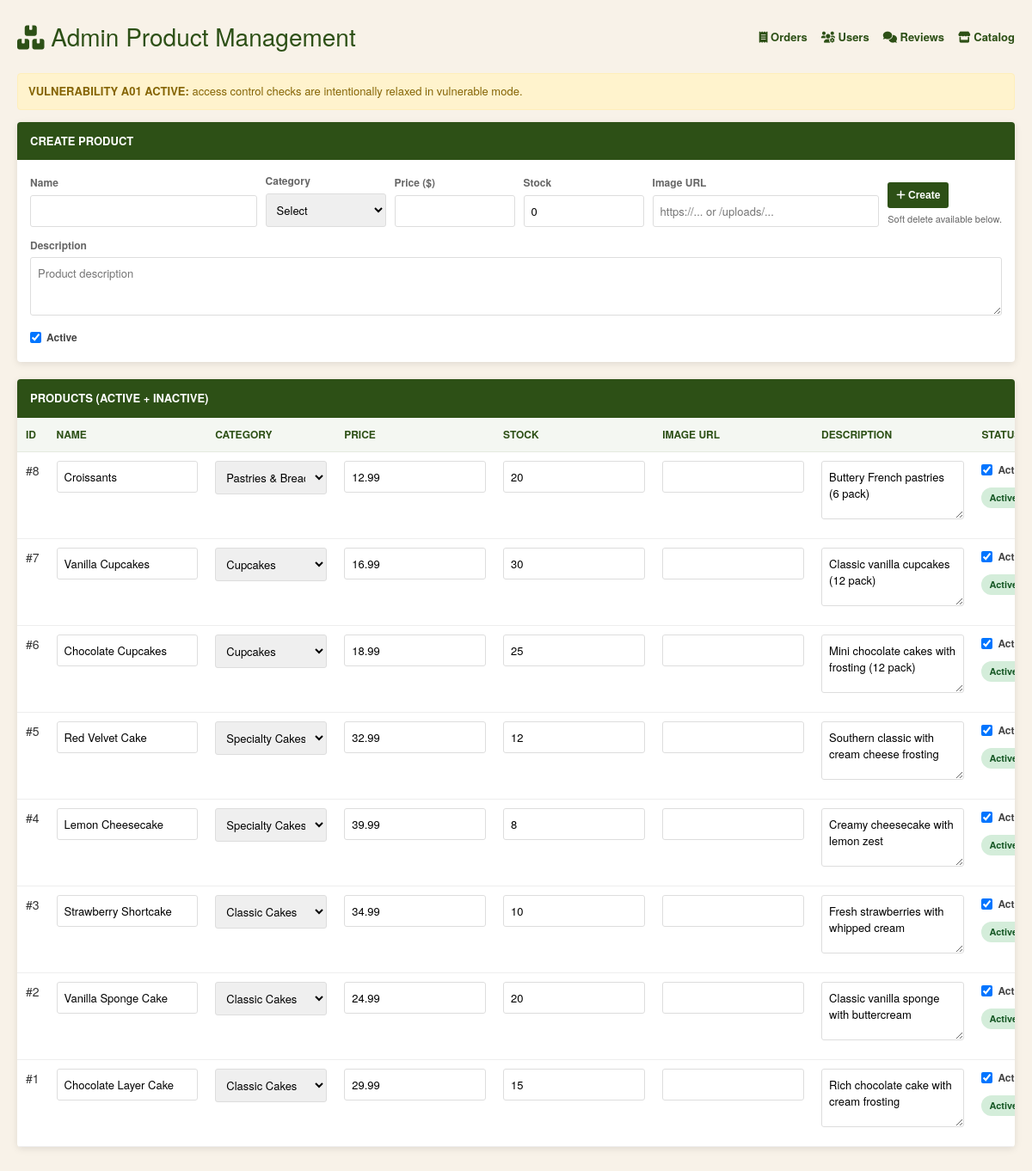
/pages/admin/products.php, run on the app's committed database.
### tables this page shows
CREATE TABLE products (
    id INT PRIMARY KEY AUTO_INCREMENT,
    category_id INT NOT NULL,
    name VARCHAR(255) NOT NULL,
    description TEXT,
    price DECIMAL(10, 2) NOT NULL,
    image_url VARCHAR(255),
    stock_quantity INT DEFAULT 0,
    is_active BOOLEAN DEFAULT TRUE,
    created_at TIMESTAMP DEFAULT CURRENT_TIMESTAMP,
    updated_at TIMESTAMP DEFAULT CURRENT_TIMESTAMP ON UPDATE CURRENT_TIMESTAMP,
    FOREIGN KEY (category_id) REFERENCES categories(id),
    INDEX idx_category (category_id),
    INDEX idx_active (is_active),
    FULLTEXT INDEX ft_name_description (name, description)
);

CREATE TABLE categories (
    id INT PRIMARY KEY AUTO_INCREMENT,
    name VARCHAR(100) NOT NULL,
    description TEXT,
    image_url VARCHAR(255),
    is_active BOOLEAN DEFAULT TRUE,
    display_order INT DEFAULT 0,
    created_at TIMESTAMP DEFAULT CURRENT_TIMESTAMP,
    updated_at TIMESTAMP DEFAULT CURRENT_TIMESTAMP ON UPDATE CURRENT_TIMESTAMP,
    INDEX idx_active (is_active)
);

### config/config.php (called while the page is built, shortened)
<?php
$envPath = dirname(__DIR__) . '/.env';
function performSafetyChecks()
{
    $appMode = getenv('APP_MODE') ?: 'vulnerable';
    $appUrl = getenv('APP_URL') ?: '';
    $dbHost = getenv('DB_HOST') ?: 'localhost';
    return $appMode;
}
$config = [
    'app_name' => getenv('APP_NAME') ?: 'Cake Shop Training Lab',
    'app_mode' => performSafetyChecks(),
    'app_debug' => (getenv('APP_DEBUG') === 'true'),
    'app_url' => getenv('APP_URL') ?: 'http://localhost:8000',
    'db' => [
        'host' => getenv('DB_HOST') ?: 'localhost',
        'port' => (int)(getenv('DB_PORT') ?: 3306),
        'user' => getenv('DB_USER') ?: 'cake_shop',
        'password' => getenv('DB_PASSWORD') ?: '',
        'name' => getenv('DB_NAME') ?: 'cake_shop_v2',
    ],
    'security' => [
        'session_lifetime' => (int)(getenv('SESSION_LIFETIME') ?: 3600),
        'csrf_token_length' => (int)(getenv('CSRF_TOKEN_LENGTH') ?: 32),
        'max_login_attempts' => (int)(getenv('MAX_LOGIN_ATTEMPTS') ?: 5),
        'lockout_duration' => (int)(getenv('LOCKOUT_DURATION') ?: 900),
    ],
    'vulnerabilities' => [
        'sql_injection' => (getenv('VULN_SQL_INJECTION') === 'true'),
        'access_control' => (getenv('VULN_ACCESS_CONTROL') === 'true'),
        'weak_auth' => (getenv('VULN_WEAK_AUTH') === 'true'),
        'insecure_upload' => (getenv('VULN_INSECURE_UPLOAD') === 'true'),
        'os_command_injection' => (getenv('VULN_OS_COMMAND_INJECTION') === 'true'),
        'misconfiguration' => (getenv('VULN_MISCONFIGURATION') === 'true'),
        'broken_auth' => (getenv('VULN_BROKEN_AUTH') === 'true'),
        'session_issues' => (getenv('VULN_SESSION_ISSUES') === 'true'),
        'integrity_failures' => (getenv('VULN_INTEGRITY_FAILURES') === 'true'),
        'logging_failures' => (getenv('VULN_LOGGING_FAILURES') === 'true'),
        'ssrf' => (getenv('VULN_SSRF') === 'true'),
        'review_injection' => (getenv('VULN_REVIEW_INJECTION') === 'true'),
    ],
];
function isVulnerable($vulnerabilityName)
{
    global $config;
    return $config['app_mode'] === 'vulnerable' &&
           $config['vulnerabilities'][$vulnerabilityName] ?? false;
}
return $config;

### src/Services/Database.php (called while the page is built, shortened)
<?php
class Database
{
    private static $instance = null;
    private $pdo = null;
    private $config = [];
    private function __construct($config)
    {
        $this->config = $config;
    }
    public static function getInstance($config = null)
    {
        if (self::$instance === null) {
            self::$instance = new self($config);
        }
        return self::$instance;
    }
    private function connect()
    {
        $dbConfig = $this->config['db'];
        $dsn = sprintf(
            'mysql:host=%s;port=%d;dbname=%s;charset=utf8mb4',
            $dbConfig['host'],
            $dbConfig['port'],
            $dbConfig['name']
        );
        try {
            $this->pdo = new \PDO(
                $dsn,
                $dbConfig['user'],
                $dbConfig['password'],
                [
                    \PDO::ATTR_ERRMODE => \PDO::ERRMODE_EXCEPTION,
                    \PDO::ATTR_DEFAULT_FETCH_MODE => \PDO::FETCH_ASSOC,
                    \PDO::ATTR_EMULATE_PREPARES => false,
                ]
            );
        } catch (\PDOException $e) {
            throw new \RuntimeException("Database connection failed: " . $e->getMessage());
        }
    }
    public function query($sql, $params = [])
    {
        $stmt = $this->pdo->prepare($sql);
        $stmt->execute($params);
        return $stmt;
    }
    public function queryAll($sql, $params = [])
    {
        return $this->query($sql, $params)->fetchAll();
    }
}

### src/Services/ProductService.php (called while the page is built, shortened)
<?php
class ProductService
{
    private $db;
    public function __construct($config)
    {
        $this->db = Database::getInstance($config);
    }
    public function getAllCategories()
    {
        $sql = "SELECT id, name, description, image_url FROM categories
                WHERE is_active = TRUE
                ORDER BY display_order ASC, name ASC";
        return $this->db->queryAll($sql);
    }
    public function getAllProductsForAdmin($limit = 300, $offset = 0, $includeInactive = true)
    {
        $limit = (int)$limit;
        $offset = (int)$offset;
        $sql = "SELECT p.id, p.category_id, p.name, p.description, p.price, p.image_url,
                       p.stock_quantity, p.is_active, p.created_at, p.updated_at,
                       c.name as category_name
                FROM products p
                LEFT JOIN categories c ON p.category_id = c.id";
        $sql .= " ORDER BY p.updated_at DESC, p.id DESC LIMIT $limit OFFSET $offset";
        return $this->db->queryAll($sql);
    }
}

### public/pages/admin/products.php (the view, shortened to what this page needs)
<?php
if (!isset($config)) {
    $config = require_once dirname(__DIR__, 3) . '/config/config.php';
}
$productService = new ProductService($config);
$categories = $productService->getAllCategories();
$products = $productService->getAllProductsForAdmin(500, 0, true);
?><!DOCTYPE html>
<html lang="en">
<head>
    <link rel="stylesheet" href="https://cdnjs.cloudflare.com/ajax/libs/font-awesome/6.0.0/css/all.min.css">
</head>
<body>
<div class="container">
    <div class="header">
        <h1><i class="fas fa-boxes"></i> Admin Product Management</h1>
        <div class="links">
            <a href="/pages/admin/orders.php"><i class="fas fa-receipt"></i> Orders</a>
            <a href="/pages/admin/users.php"><i class="fas fa-users-cog"></i> Users</a>
            <a href="/pages/admin/reviews.php"><i class="fas fa-comments"></i> Reviews</a>
            <a href="/catalog"><i class="fas fa-store"></i> Catalog</a>
        </div>
    </div>
    <?php if (function_exists('isVulnerable') && isVulnerable('access_control')): ?>
    <div class="notice">
        <strong>VULNERABILITY A01 ACTIVE:</strong> access control checks are intentionally relaxed in vulnerable mode.
    </div>
    <?php endif; ?>
    <div class="card">
        <div class="card-header">Create Product</div>
        <div class="card-body">
            <form method="POST" action="">
                <div class="create-grid">
                    <div>
                        <label for="create_name">Name</label>
                        <input id="create_name" type="text" name="name" required maxlength="255">
                    </div>
                    <div>
                        <label for="create_category">Category</label>
                        <select id="create_category" name="category_id" required>
                            <option value="">Select</option>
                        </select>
                    </div>
                    <div>
                        <label for="create_price">Price ($)</label>
                        <input id="create_price" type="number" step="0.01" min="0" name="price" required>
                    </div>
                    <div>
                        <label for="create_stock">Stock</label>
                        <input id="create_stock" type="number" min="0" name="stock_quantity" value="0" required>
                    </div>
                    <div>
                        <label for="create_image_url">Image URL</label>
                        <input id="create_image_url" type="text" name="image_url" maxlength="255" placeholder="https://... or /uploads/...">
                    </div>
                    <div>
                        <button type="submit" class="btn btn-create"><i class="fas fa-plus"></i> Create</button>
                        <span class="small">Soft delete available below.</span>
                    </div>
                </div>
                <div style="margin-top: 12px;">
                    <label for="create_description">Description</label>
                    <textarea id="create_description" name="description" placeholder="Product description"></textarea>
                </div>
                <div style="margin-top: 10px;">
                    <label class="check-inline">
                        <input type="checkbox" name="is_active" value="1" checked>
                        Active
                    </label>
                </div>
            </form>
        </div>
    </div>
    <div class="card">
        <div class="card-header">Products (Active + Inactive)</div>
        <div class="table-wrap">
            <table>
                <thead>
                <tr>
                    <th>ID</th>
                    <th>Name</th>
                    <th>Category</th>
                    <th>Price</th>
                    <th>Stock</th>
                    <th>Image URL</th>
                    <th>Description</th>
                    <th>Status</th>
                </tr>
                </thead>
                <tbody>
                <?php foreach ($products as $product): ?>
                    <tr class="<?php echo (int)$product['is_active'] === 1 ? '' : 'row-inactive'; ?>">
                        <form method="POST" action="">
                            <td>#<?php echo (int)$product['id']; ?></td>
                            <td>
                                <input type="text" name="name" value="<?php echo htmlspecialchars($product['name']); ?>" maxlength="255" required>
                            </td>
                            <td>
                                <select name="category_id" required>
                                    <?php foreach ($categories as $category): ?>
                                    <option value="<?php echo (int)$category['id']; ?>" <?php echo (int)$category['id'] === (int)$product['category_id'] ? 'selected' : ''; ?>>
                                        <?php echo htmlspecialchars($category['name']); ?>
                                    </option>
                                    <?php endforeach; ?>
                                </select>
                            </td>
                            <td>
                                <input type="number" name="price" step="0.01" min="0" value="<?php echo htmlspecialchars((string)$product['price']); ?>" required>
                            </td>
                            <td>
                                <input type="number" name="stock_quantity" min="0" value="<?php echo (int)$product['stock_quantity']; ?>" required>
                            </td>
                            <td>
                                <input type="text" name="image_url" maxlength="255" value="<?php echo htmlspecialchars((string)($product['image_url'] ?? '')); ?>">
                            </td>
                            <td>
                                <textarea name="description"><?php echo htmlspecialchars((string)($product['description'] ?? '')); ?></textarea>
                            </td>
                            <td>
                                <label class="check-inline">
                                    <input type="checkbox" name="is_active" value="1" <?php echo (int)$product['is_active'] === 1 ? 'checked' : ''; ?>>
                                    Active
                                </label>
                                <div style="margin-top: 6px;">
                                    <?php if ((int)$product['is_active'] === 1): ?>
                                        <span class="status status-active">Active</span>
                                    <?php else: ?>
                                        <span class="status status-inactive">Inactive</span>
                                    <?php endif; ?>
                                </div>
                            </td>
                        </form>
                    </tr>
                <?php endforeach; ?>
                </tbody>
            </table>
        </div>
    </div>
</div>
</body>
</html>

### public/pages/admin/products.php (style rules this page uses)
* { margin: 0; padding: 0; box-sizing: border-box; }
body { background-color: #f8f2e8; color: #333; font-family: "UTMAvo", "HelveticaNeue", "Helvetica Neue", Helvetica, Arial, sans-serif; font-size: 14px; line-height: 1.6; }
.container { max-width: 1400px; margin: 0 auto; padding: 20px; }
.header { display: flex; justify-content: space-between; align-items: center; margin-bottom: 20px; }
h1 { color: #2d5016; font-size: 28px; font-weight: 300; }
.links a { color: #2d5016; text-decoration: none; font-size: 13px; font-weight: 600; margin-left: 12px; }
.notice { background-color: #fff3cd; border: 1px solid #ffeeba; color: #856404; border-radius: 4px; padding: 10px 12px; margin-bottom: 14px; font-size: 13px; }
.card { background-color: #fff; border-radius: 4px; box-shadow: 0 2px 8px rgba(0,0,0,0.1); margin-bottom: 20px; overflow: hidden; }
.card-header { background-color: #2d5016; color: #fff; padding: 12px 15px; font-size: 13px; font-weight: 600; text-transform: uppercase; }
.card-body { padding: 15px; }
.create-grid { display: grid; grid-template-columns: 1fr 140px 140px 140px 1fr auto; gap: 10px; align-items: end; }
label { display: block; font-size: 12px; color: #666; margin-bottom: 4px; font-weight: 600; }
input[type="text"], input[type="number"], textarea, select { width: 100%; padding: 8px; border: 1px solid #ddd; border-radius: 3px; font-family: inherit; font-size: 13px; }
textarea { resize: vertical; min-height: 68px; }
.table-wrap { overflow: auto; }
table { width: 100%; border-collapse: collapse; min-width: 1300px; }
th { background-color: #f4f7f2; color: #2d5016; text-align: left; padding: 10px; font-size: 12px; text-transform: uppercase; border-bottom: 1px solid #e4eadf; }
td { padding: 10px; border-bottom: 1px solid #eee; vertical-align: top; }
.btn { border: none; border-radius: 3px; padding: 8px 10px; font-size: 12px; font-weight: 600; cursor: pointer; }
.btn-create, .btn-update { background-color: #2d5016; color: #fff; }
.status { display: inline-block; border-radius: 20px; font-size: 11px; padding: 3px 9px; font-weight: 600; }
.status-active { background-color: #d4edda; color: #155724; }
.small { font-size: 11px; color: #666; margin-top: 4px; display: block; }
.check-inline { display: inline-flex; align-items: center; gap: 6px; font-size: 12px; color: #444; }

### data on the page
products: id "8", name "Croissants", category_id "Pastries & Bread", price "12.99", stock_quantity "20", description "Buttery French pastries (6 pack)", is_active "☑", shows "Active"
products: id "7", name "Vanilla Cupcakes", category_id "Cupcakes", price "16.99", stock_quantity "30", description "Classic vanilla cupcakes (12 pack)", is_active "☑", shows "Active"
products: id "6", name "Chocolate Cupcakes", category_id "Cupcakes", price "18.99", stock_quantity "25", description "Mini chocolate cakes with frosting (12 pack)", is_active "☑", shows "Active"
products: id "5", name "Red Velvet Cake", category_id "Specialty Cakes", price "32.99", stock_quantity "12", description "Southern classic with cream cheese frosting", is_active "☑", shows "Active"
products: id "4", name "Lemon Cheesecake", category_id "Specialty Cakes", price "39.99", stock_quantity "8", description "Creamy cheesecake with lemon zest", is_active "☑", shows "Active"
products: id "3", name "Strawberry Shortcake", category_id "Classic Cakes", price "34.99", stock_quantity "10", description "Fresh strawberries with whipped cream", is_active "☑", shows "Active"
products: id "2", name "Vanilla Sponge Cake", category_id "Classic Cakes", price "24.99", stock_quantity "20", description "Classic vanilla sponge with buttercream", is_active "☑", shows "Active"
products: id "1", name "Chocolate Layer Cake", category_id "Classic Cakes", price "29.99", stock_quantity "15", description "Rich chocolate cake with cream frosting", is_active "☑", shows "Active"
